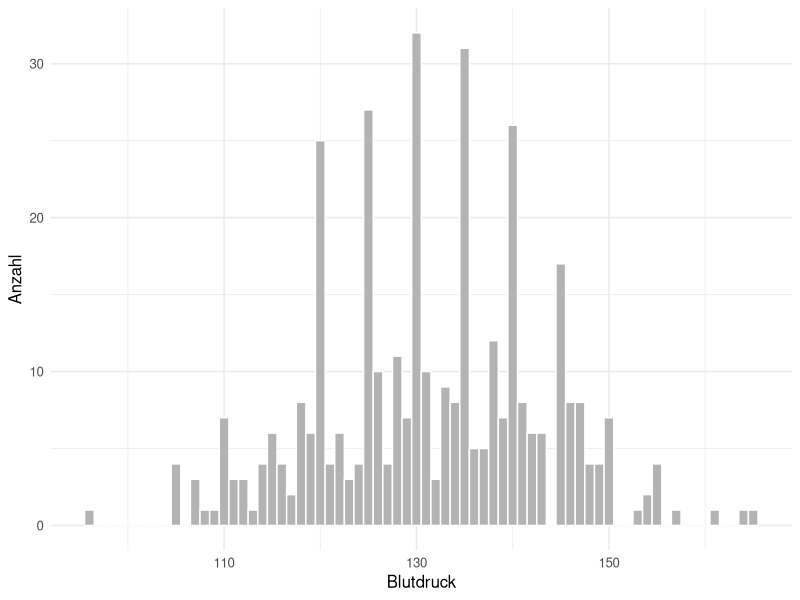
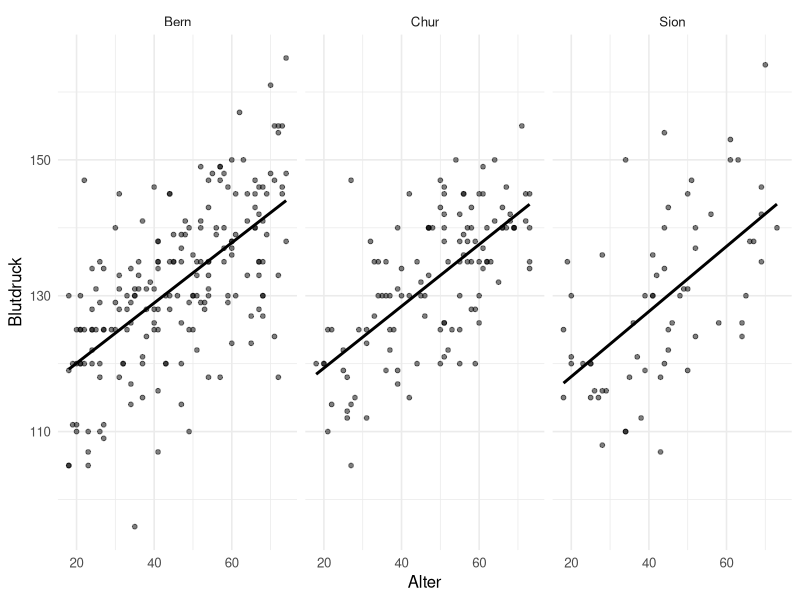

The R source for these figures, in order:
## ---- chunk 1
#| label: setup-r
#| include: false
library(ggplot2)
library(dplyr)

theme_set(theme_minimal(base_size = 12))
set.seed(42)

# Ein Datensatz mit absichtlich eingebauten Auffaelligkeiten, wie sie in
# echten Exporten vorkommen.
n <- 400
roh <- data.frame(
  gewicht  = round(rnorm(n, 82, 11), 1),
  alter    = sample(18:74, n, replace = TRUE),
  standort = sample(c("Bern", "Chur", "Sion"), n, replace = TRUE,
                    prob = c(0.5, 0.3, 0.2))
)
roh$blutdruck <- round(90 + 0.45 * roh$alter + 0.25 * roh$gewicht + rnorm(n, 0, 8))
# Rundungspraeferenz: ein Teil der Werte wurde auf 5 gerundet abgelesen
idx <- sample(seq_len(n), 150)
roh$blutdruck[idx] <- round(roh$blutdruck[idx] / 5) * 5
# Sensorfehler und Luecken
roh$gewicht[c(12, 88, 301)] <- -1
roh$blutdruck[sample(seq_len(n), 18)] <- NA
## ---- chunk 2
#| label: fig-variation-r
#| fig-cap: "Verteilung des Blutdrucks. Der Bereich stimmt, die Form ist auffällig gezackt."
#| fig-height: 3.2
ggplot(roh, aes(blutdruck)) +
  geom_histogram(binwidth = 1, fill = "grey70", colour = "white") +
  labs(x = "Blutdruck", y = "Anzahl")
## ---- chunk 3
#| label: rundung-r
endziffern <- table(roh$blutdruck %% 10)
round(prop.table(endziffern), 3)
## ---- chunk 4
#| label: plausibel-r
summary(roh$gewicht)                   # das Minimum ist verdaechtig
sum(roh$gewicht < 0)                   # wie viele Faelle?
roh |> filter(gewicht < 0) |> head(3)
## ---- chunk 5
#| label: plausibel-fix-r
daten <- roh
daten$gewicht[daten$gewicht < 0] <- NA

c(vorher  = mean(roh$gewicht),
  nachher = mean(daten$gewicht, na.rm = TRUE)) |> round(2)
## ---- chunk 6
#| label: fig-kovariation-r
#| fig-cap: "Blutdruck gegen Alter, getrennt nach Standort."
#| fig-height: 3.2
ggplot(daten, aes(alter, blutdruck)) +
  geom_point(alpha = 0.5, size = 1.3) +
  geom_smooth(method = "lm", formula = y ~ x, se = FALSE, colour = "black") +
  facet_wrap(~ standort) +
  labs(x = "Alter", y = "Blutdruck")
## ---- chunk 7
#| label: kreuztabelle-r
daten$altersgruppe <- cut(daten$alter,
                          breaks = c(17, 35, 55, 75),
                          labels = c("18-35", "36-55", "56-74"))

tab <- table(daten$standort, daten$altersgruppe)
tab
round(prop.table(tab, margin = 1), 2)    # Anteile je Zeile
## ---- chunk 8
#| label: na-muster-r
# Wie viele fehlen, und unterscheiden sich die Faelle mit Luecke?
daten |>
  mutate(fehlt = is.na(blutdruck)) |>
  group_by(fehlt) |>
  summarise(n = n(), mittleres_alter = round(mean(alter), 1), .groups = "drop")
